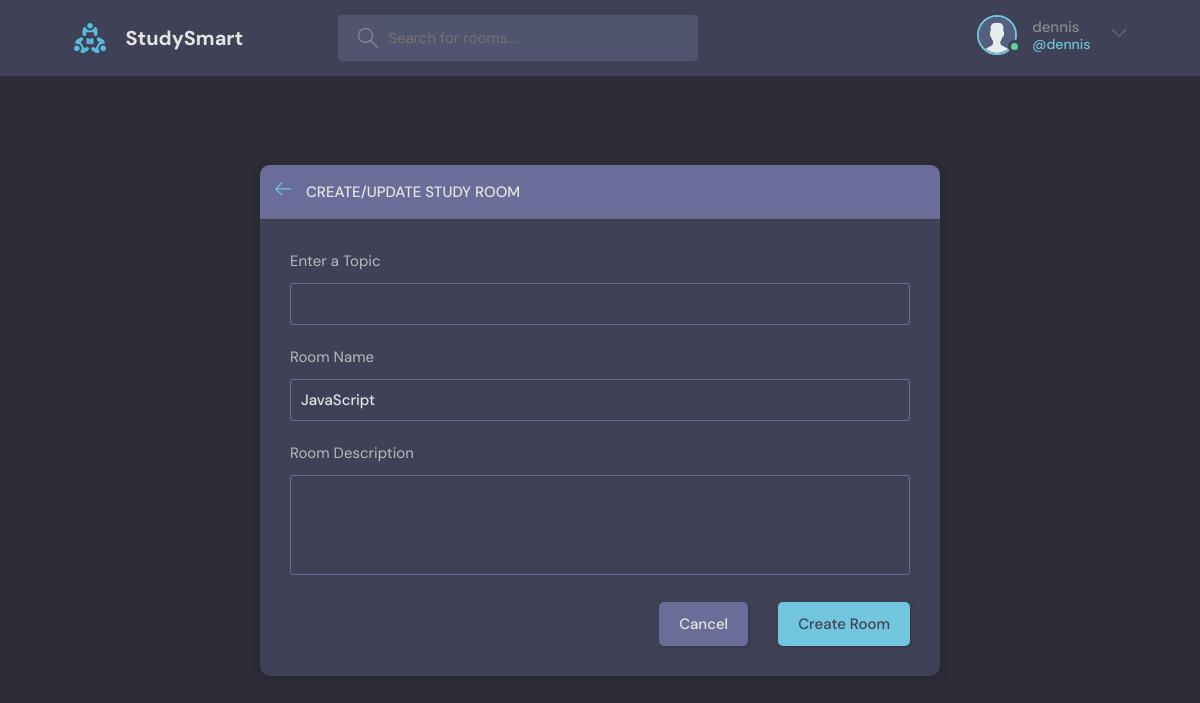
/update-room/7/ (signed in), run on the app's committed database.
### studyroom/models.py (models this page shows, shortened)
class User(AbstractUser):
    name = models.CharField(max_length=200, unique=True, null=True)
    email = models.EmailField(unique=True, null=True)
    bio = models.TextField(null=True)
    avatar = models.ImageField(null=True, default="images/avatar.svg")
    USERNAME_FIELD = 'name'
    REQUIRED_FIELDS = ['email']
    objects = CustomUserManager()
    groups = models.ManyToManyField(
        'auth.Group',
        related_name="studyroom_user_set",  # Custom related name to avoid conflicts
        blank=True
    )
    user_permissions = models.ManyToManyField(
        'auth.Permission',
        related_name="studyroom_user_permissions_set",  # Custom related name to avoid conflicts
        blank=True
    )

class Room(models.Model):
    host = models.ForeignKey(settings.AUTH_USER_MODEL, on_delete=models.SET_NULL, null=True)
    topic = models.ForeignKey(Topic, on_delete=models.SET_NULL, null=True)  # Keep SET_NULL
    name = models.CharField(max_length=200)
    description = models.TextField(null=True, blank=True)
    participants = models.ManyToManyField(settings.AUTH_USER_MODEL, related_name='participants', blank=True)
    file = models.FileField(upload_to='uploads/', null=True, blank=True)
    updated = models.DateTimeField(auto_now=True)
    created = models.DateTimeField(auto_now_add=True)
    class Meta:
        ordering = ['-updated', '-created']

### studyroom/views.py (the view)
# urls.py: path('update-room/<str:pk>/', views.updateRoom, name="update-room"),
@login_required(login_url='login')
def updateRoom(request, pk):
    room = Room.objects.get(id=pk)
    form = RoomForm(instance=room)
    topics = Topic.objects.all()
    if request.user != room.host :
        return HttpResponse('You are not allowed here!!')
    if request.method == 'POST':
        form = RoomForm(request.POST, instance = room)
        if form.is_valid():
            form.save()
            return redirect('home')
    context = {'form': form, 'topics':topics, 'room':room}
    return render(request, 'studyroom/room_form.html', context)

### studyroom/forms.py
class RoomForm(ModelForm):
    class Meta:
        model = Room
        fields = '__all__'
        exclude = ['host', 'participants']

### study/base/templates/studyroom/room_form.html (shortened to what this page needs)
{% extends 'main.html' %}
{% block content %}
  <main class="create-room layout">
    <div class="container">
      <div class="layout__box">
        <div class="layout__boxHeader">
          <div class="layout__boxTitle">
            <a href="{% url 'home' %}">
              <svg version="1.1" xmlns="http://www.w3.org/2000/svg" width="32" height="32" viewBox="0 0 32 32">
                <title>arrow-left</title>
                <path
                  d="M13.723 2.286l-13.723 13.714 13.719 13.714 1.616-1.611-10.96-10.96h27.625v-2.286h-27.625l10.965-10.965-1.616-1.607z">
                </path>
              </svg>
            </a>
            <h3>Create/Update Study Room</h3>
          </div>
        </div>
        <div class="layout__body">
          <form class="form" action="" method = "POST">
            <div class="form__group">
              <label for="room_topic">Enter a Topic</label>
              <input required type="text" name = "topic" list = "topic-list"/>
            </div>
            <div class="form__group">
              <label for="room_name">Room Name</label>
              {{form.name}}
            </div>
            <div class="form__group">
              <label for="room_name">Room Description</label>
              {{form.description}}
            </div>
            <div class="form__action">
              <a class="btn btn--dark" href="{{request.META.HTTP_REFERER}}">Cancel</a>
              <button class="btn btn--main" type="submit">Create Room</button>
            </div>
          </form>
        </div>
      </div>
    </div>
  </main>
{% endblock content %}

### study/templates/navbar.html (shortened to what this page needs)
{% load static %}
<header class="header header--loggedIn">
    <div class="container">
      <a href="{% url 'home' %}" class="header__logo">
        <img src="{% static 'images/logo.svg' %}" />
        <h1>StudySmart</h1>
      </a>
      <form class="header__search" method = "GET" action="{% url 'home' %}">
        <label>
          <input name = "q" placeholder="Search for rooms..." />
        </label>
      </form>
      <nav class="header__menu">
        {% if request.user.is_authenticated %}
        <div class="header__user">
          <a href="{% url 'update-user' %}">
            <div class="avatar avatar--medium active">
              <img src="{{request.user.avatar.url}}" />
            </div>
            <p>{{request.user.username}} <span>@{{request.user.username}}</span></p>
          </a>
          <button class="dropdown-button">
            <svg version="1.1" xmlns="http://www.w3.org/2000/svg" width="32" height="32" viewBox="0 0 32 32">
              <title>chevron-down</title>
              <path d="M16 21l-13-13h-3l16 16 16-16h-3l-13 13z"></path>
            </svg>
          </button>
        </div>
        {% else %}
        <a href="{% url 'login' %}">
          <img src="{% static 'images/avatar.svg' %}" />
          <p>Login</p>
        </a>
        {% endif %}
      </nav>
    </div>
  </header>

### data on the page
User: user.avatar (placeholder picture), user.username "dennis"
Room: name "JavaScript"
